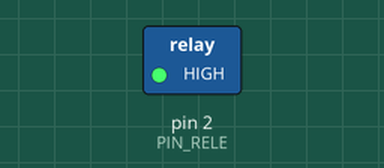
Simulated run of this sketch. Board: Arduino Uno, built with avr-gcc and run on an emulated ATmega328P. Parts: switched loads named in the sketch (green lamp = pin HIGH).

Above: at 0.05 s.
Timing chart, 0 to 3.5 s (numbered marks = the images above):
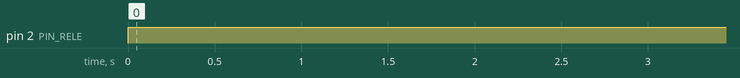

Measured:
- by itself, pin 2 (PIN_RELE): LOW → HIGH at 0.00 s

The sketch:

RELE.ino
```cpp
#define PIN_RELE 2

void setup() {
  // put your setup code here, to run once:
pinMode(PIN_RELE, OUTPUT);
}

void loop() {
  // put your main code here, to run repeatedly:
digitalWrite(PIN_RELE,HIGH);
delay(3000);
digitalWrite(PIN_RELE,LOW);
}
```
